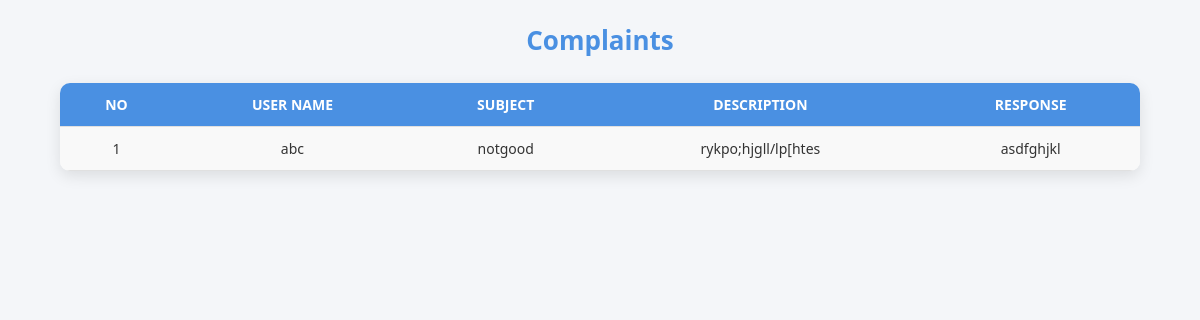
Page /ViewComplaints on the earlier database version.
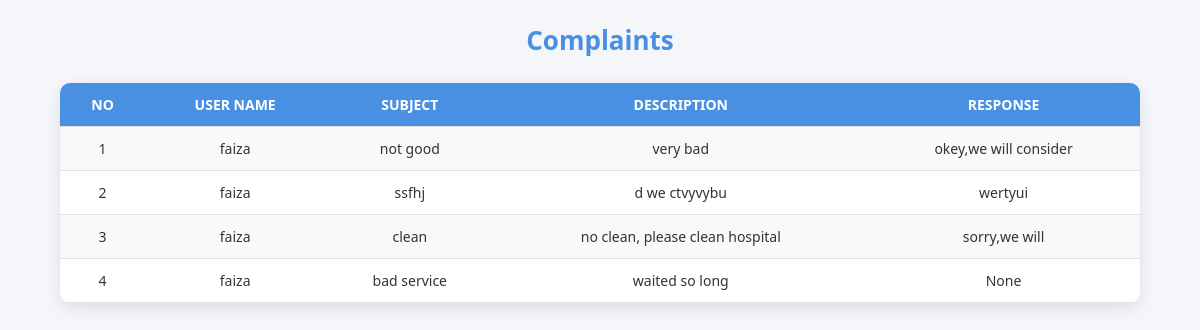
Same page on the later database version.
### healthapp/models.py (models this page shows)
class ComplaintTable(models.Model):
    USER = models.ForeignKey(UserTable,on_delete=models.CASCADE,blank=True,null=True)
    HOSPITAL = models.ForeignKey(HospitalTable,on_delete=models.CASCADE,blank=True,null=True)
    Subject =  models.CharField(max_length=100,blank=True,null=True)
    Description =  models.CharField(max_length=200,blank=True,null=True)
    Response = models.CharField(max_length=100,blank=True,null=True)
    Date = models.DateField(auto_now_add=True)

class UserTable(models.Model):
    UserName = models.CharField(max_length=30,blank=True, null=True)
    Gender = models.CharField(max_length=10, blank=True, null=True)
    DOB = models.DateField(blank=True,null=True)
    E_mail = models.CharField(max_length=30, blank=True, null=True)
    Phone = models.BigIntegerField(blank=True,null=True)
    Address = models.CharField(max_length=100,blank=True,null=True)
    City = models.CharField(max_length=30,blank=True,null=True)
    State = models.CharField(max_length=30,blank=True,null=True)
    Pincode = models.IntegerField(blank=True,null=True)
    LOGIN =models.ForeignKey(LoginTable,on_delete=models.CASCADE,null=True,blank=True)
    Created_at = models.DateTimeField(auto_now_add=True,blank=True,null=True)

### healthapp/views.py (the view)
# urls.py: path("ViewComplaints",ViewComplaints.as_view(), name="ViewComplaints"),
class ViewComplaints(View):
    def get(self,request):
        obj = ComplaintTable.objects.all()
        return render(request, "Doctor/ViewComplaints.html",{'val':obj})

### templates/Doctor/ViewComplaints.html (shortened to what this page needs)
<!DOCTYPE html>
<html lang="en">
<head>
</head>
<body>
<h2>Complaints</h2>
<table>
    <tr>
        <th>No</th>
        <th>User Name</th>
        <th>Subject</th>
        <th>Description</th>
        <th>Response</th>
    </tr>
    {% for i in val %}
    <tr>
        <td>{{ forloop.counter }}</td>
        <td>{{ i.USER.UserName }}</td>
        <td>{{ i.Subject }}</td>
        <td>{{ i.Description }}</td>
        <td>{{ i.Response }}</td>
    </tr>
    {% endfor %}
</table>
</body>
</html>

Differences in the rows shown:
removed ComplaintTable: USER.UserName "abc", Subject "notgood", Description "rykpo;hjgll/lp[htes", Response "asdfghjkl"
added ComplaintTable: USER.UserName "faiza", Subject "not good", Description "very bad", Response "okey,we will consider"
added ComplaintTable: USER.UserName "faiza", Subject "ssfhj", Description "d we ctvyvybu", Response "wertyui"
added ComplaintTable: USER.UserName "faiza", Subject "clean", Description "no clean, please clean hospital", Response "sorry,we will"
added ComplaintTable: USER.UserName "faiza", Subject "bad service", Description "waited so long", Response "None"
